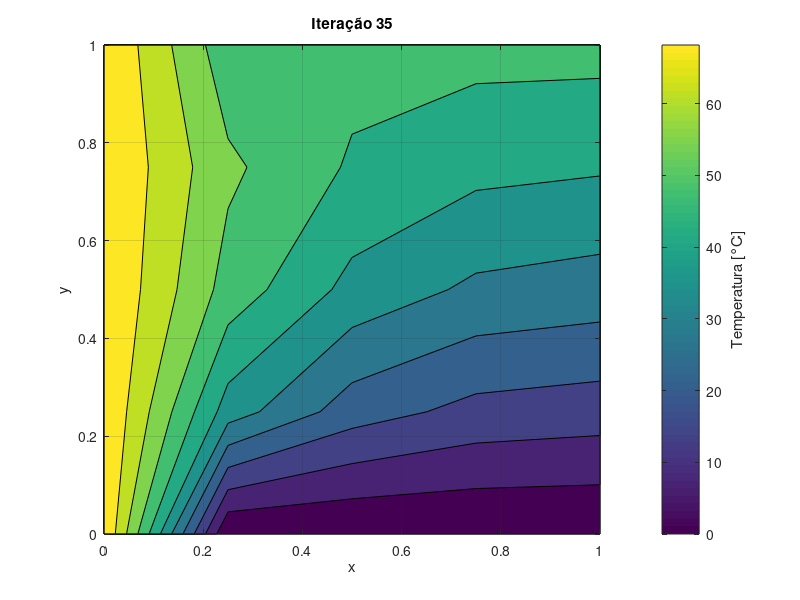

The MATLAB source for this figure:
clc,clear

% Método de Gauss-Seidel por Ponto (PGS)
% Condição de fronteira tipo Neumann na fronteira direita:
% Fluxo de calor nulo

% Dados do problema
T_init = 0; % [°C]
T_up = 0; % [°C]
T_down = 50; % [°C]
%T_right = 100; % [°C]
T_left = 75; % [°C]

% Dados da geometria e da malha
L = 1; % [m] (chapa quadrada)
Im = 4;
Jm = 4;
delta_x = L/(Im+1);
delta_y = L/(Jm+1);
beta = delta_x/delta_y;
x_dots = linspace(0,L,Im+1);
y_dots = linspace(0,L,Jm+1);

% Iterações e critério de parada
iter = 100;
ep = 0.0001;

% Criar matriz de solução
sol = zeros(Jm+1,Im+2) + T_init; % Adicionar mais uma coluna pra representar os pontos fantasmas à direita

% Atribuir as condições de contorno
sol(1,:) = T_up;
sol(end,:) = T_down;
%sol(:,end) = T_right;
sol(:,1) = T_left;

% Virar de cabeça pra baixo pra facilitar o processo, considerando
% o padrão adotado pelo livro
sol = flip(sol);
% Guardar a solução antes da próxima iteração pra comparar
sol_old = sol;

for loop = 1:iter
    disp(["Iteração ",num2str(loop)])
    
    % Cumprir a condição da parede isolada
%    sol(:,end) = sol(:,end-2);
    
    % Avaliar as equações nos pontos internos da matriz
    for j = 2:Jm 
        for i = 2:Im+1
            if i < Im+1
                sol(j,i) = 1/(2*(1+beta^2))*(sol(j,i+1) + sol(j,i-1) + beta^2*sol(j+1,i) + beta^2*sol(j-1,i));
            else
                sol(j,i) = 1/(2*(1+beta^2))*(2*sol(j,i-1) + beta^2*sol(j+1,i) + beta^2*sol(j-1,i));
            end
            if i == Im
                sol(j,end) = sol(j,i);
            end
        end
    end
    
    % Fazer um gráfico (desconsiderar os pontos fantasmas)
    figure(1),clf
    contourf(x_dots,y_dots,flip(sol(:,1:end-1))),grid on
    xlabel('x'),ylabel('y')
    title(['Iteração ', num2str(loop)])
    c = colorbar;
    ylabel(c,"Temperatura [°C]")
    pause(0.001)
    
    % Checar convergência 
    sum_val = 0;
    for i = 2:Im
        for j = 2:Jm
            sum_val = sum_val + abs(sol(j,i) - sol_old(j,i));
        end
    end
    
    if sum_val <= ep
        disp('Convergência')
        break
    end
    
    % Substituir pra fazer a devida comparação na iteração seguinte
    sol_old = sol;
    
end

disp('')
disp('Solução:')
disp(flip(sol(:,1:end-1)))